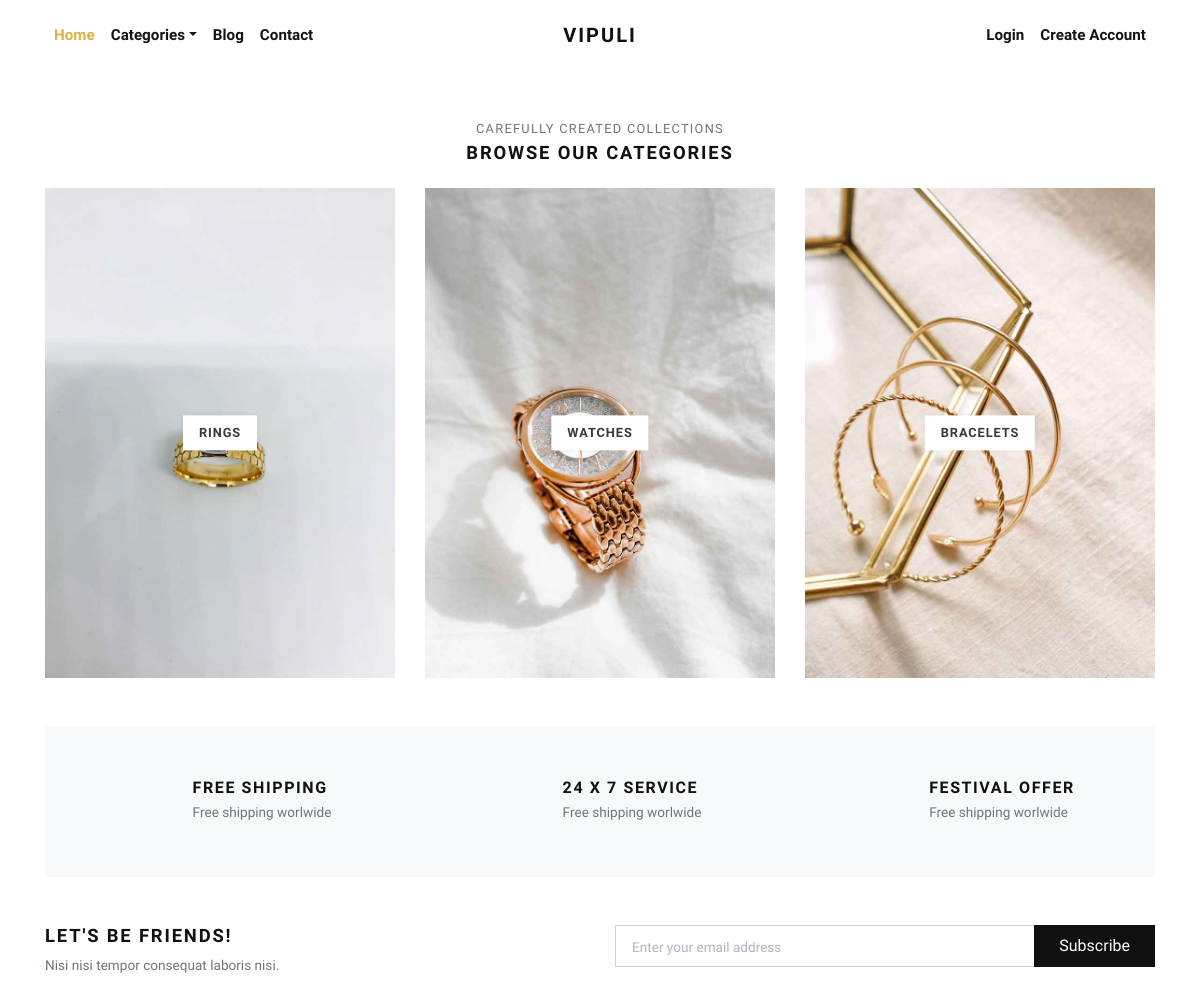
Page /categories/ on the committed database.
### store/models.py (models this page shows, shortened)
class Category(models.Model):
    title = models.CharField(max_length=50, verbose_name="Category Title")
    slug = models.SlugField(max_length=55, verbose_name="Category Slug")
    description = models.TextField(blank=True, verbose_name="Category Description")
    category_image = models.ImageField(upload_to='category', blank=True, null=True, verbose_name="Category Image")
    is_active = models.BooleanField(verbose_name="Is Active?")
    is_featured = models.BooleanField(verbose_name="Is Featured?")
    created_at = models.DateTimeField(auto_now_add=True, verbose_name="Created Date")
    updated_at = models.DateTimeField(auto_now=True, verbose_name="Updated Date")
    class Meta:
        verbose_name_plural = 'Categories'
        ordering = ('-created_at', )

### store/views.py (the view)
# urls.py: path('categories/', views.all_categories, name="all-categories"),
def all_categories(request):
    categories = Category.objects.filter(is_active=True)
    return render(request, 'store/categories.html', {'categories':categories})

### templates/store/categories.html (shortened to what this page needs)
{% extends 'base.html' %}
{% load static %}
      {% block content %}
      <div class="container">
        <section class="pt-5">
          <header class="text-center">
            <p class="small text-muted small text-uppercase mb-1">Carefully created collections</p>
            <h2 class="h5 text-uppercase mb-4">Browse our categories</h2>
          </header>
          <div class="row">
          {% if categories %}
            {% for category in categories %}
              <div class="col-md-4 mb-4 mb-md-5">
                <a class="category-item" href="{% url 'store:category-products' category.slug %}">
                  <strong class="category-item-title">{{ category.title }}</strong>
                </a>
              </div>
            {% endfor %}
          {% endif %}
          </div>
        </section>
        <section class="py-5 bg-light">
          <div class="container">
            <div class="row text-center">
              <div class="col-lg-4 mb-3 mb-lg-0">
                <div class="d-inline-block">
                  <div class="media align-items-end">
                    <svg class="svg-icon svg-icon-big svg-icon-light">
                      <use xlink:href="#delivery-time-1"> </use>
                    </svg>
                    <div class="media-body text-left ml-3">
                      <h6 class="text-uppercase mb-1">Free shipping</h6>
                      <p class="text-small mb-0 text-muted">Free shipping worlwide</p>
                    </div>
                  </div>
                </div>
              </div>
              <div class="col-lg-4 mb-3 mb-lg-0">
                <div class="d-inline-block">
                  <div class="media align-items-end">
                    <svg class="svg-icon svg-icon-big svg-icon-light">
                      <use xlink:href="#helpline-24h-1"> </use>
                    </svg>
                    <div class="media-body text-left ml-3">
                      <h6 class="text-uppercase mb-1">24 x 7 service</h6>
                      <p class="text-small mb-0 text-muted">Free shipping worlwide</p>
                    </div>
                  </div>
                </div>
              </div>
              <div class="col-lg-4">
                <div class="d-inline-block">
                  <div class="media align-items-end">
                    <svg class="svg-icon svg-icon-big svg-icon-light">
                      <use xlink:href="#label-tag-1"> </use>
                    </svg>
                    <div class="media-body text-left ml-3">
                      <h6 class="text-uppercase mb-1">Festival offer</h6>
                      <p class="text-small mb-0 text-muted">Free shipping worlwide</p>
                    </div>
                  </div>
                </div>
              </div>
            </div>
          </div>
        </section>
        <section class="py-5">
          <div class="container p-0">
            <div class="row">
              <div class="col-lg-6 mb-3 mb-lg-0">
                <h5 class="text-uppercase">Let's be friends!</h5>
                <p class="text-small text-muted mb-0">Nisi nisi tempor consequat laboris nisi.</p>
              </div>
              <div class="col-lg-6">
                <form action="#">
                  <div class="input-group flex-column flex-sm-row mb-3">
                    <input class="form-control form-control-lg py-3" type="email" placeholder="Enter your email address" aria-describedby="button-addon2">
                    <div class="input-group-append">
                      <button class="btn btn-dark btn-block" id="button-addon2" type="submit">Subscribe</button>
                    </div>
                  </div>
                </form>
              </div>
            </div>
          </div>
        </section>
      </div>
      {% endblock content %}

### jewelryshop/static/css/style.default.css (style rules this page uses)
.text-small { font-size: 0.85rem !important; }
strong { font-weight: 700; }
.category-item { display: block; position: relative; color: #343a40; transition: all 0.3s; }
.category-item-title { display: inline-block; padding: 0.5rem 1rem; background: #fff; text-transform: uppercase; letter-spacing: 0.07em; position: absolute; top: 50%; left: 50%; -webkit-transform: translate(-50%, -50%); transform: translate(-50%, -50%); box-shadow: 0 0 5px rgba(0, 0, 0, 0.07); font-size: 0.8rem; }
.text-uppercase { text-transform: uppercase; letter-spacing: 0.1em; }
.svg-icon { width: 32px; height: 32px; vertical-align: text-bottom; stroke: currentColor; stroke-width: 3; --layer1: currentColor; --layer2: currentColor; --layer3: currentColor; }
.svg-icon.svg-icon-light { stroke-width: 2; }
.svg-icon-big { width: 48px; height: 48px; }
.btn { font-weight: 400; border: 1px solid transparent; font-family: inherit; padding: 0.375rem 1.5rem; font-size: 1rem; line-height: 1.5; border-radius: 0; transition: color 0.15s ease-in-out, background-color 0.15s ease-in-out, border-color 0.15s ease-in-out, box-shadow 0.15s ease-in-out; }
.btn-dark { color: #fff; background-color: #111111; border-color: #111111; }
body { font-family: "Libre Franklin", sans-serif; font-size: 1rem; font-weight: 400; line-height: 1.5; color: #111111; background-color: #fff; }
a { color: #dcb14a; text-decoration: none; }
h1, h2, h3, h4, h5, h6, .h1, .h2, .h3, .h4, .h5, .h6 { margin-bottom: 0.5rem; font-family: inherit; font-weight: 900; line-height: 1.2; color: inherit; }
h2, .h2 { font-size: 1.9rem; }
h5, .h5 { font-size: 1.15rem; }
h6, .h6 { font-size: 1rem; }
small, .small { font-size: 80%; font-weight: 400; }
.bg-light { background-color: #f8f9fa !important; }
.form-control { padding: 0.375rem 0.75rem; font-size: 1rem; line-height: 1.5; color: #495057; background-color: #fff; border: 1px solid #ced4da; border-radius: 0; transition: border-color 0.15s ease-in-out, box-shadow 0.15s ease-in-out; }
.form-control::placeholder { color: #adb5bd; font-size: 0.85rem; font-weight: 400; }
.form-control-lg { padding: 0.5rem 1rem; font-size: 1rem; line-height: 1.5; border-radius: 0; }

### rows in the picture
Category: title "RINGS"
Category: title "WATCHES"
Category: title "BRACELETS"
